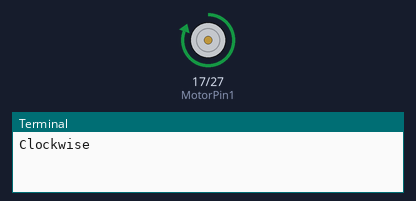
A program run on a simulated Raspberry Pi (BCM pin numbers). On the bench: motor-driver pin pairs drawn as motors (green arrow = first pin HIGH = forward, orange = second pin HIGH = backward, longer = more drive, scaled by the enable pin), the last lines printed to the terminal.

Above: at 2.5 s.
At 12.5 s:
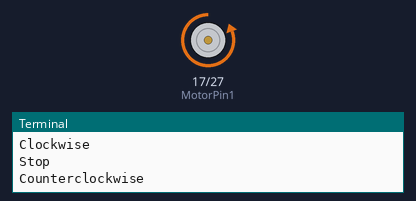
At 17.5 s:
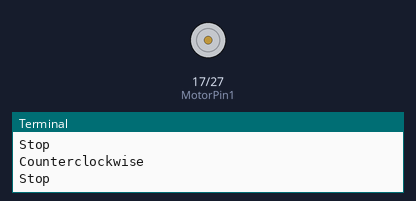
Timing chart, 0 to 26.0 s (numbered marks = the images above):
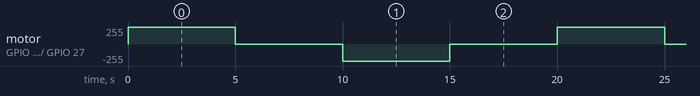

Measured:
- by itself, motor on GPIO 17 (MotorPin1) / GPIO 27 (MotorPin2): repeats every 20.0 s: stopped 5.0 s, backward 255/255 5.0 s, stopped 5.0 s, forward 255/255 5.0 s

The program:

1.3.1_Motor.py
```python
#!/usr/bin/env python3

import RPi.GPIO as GPIO
import time

# Set up pins
MotorPin1   = 17
MotorPin2   = 27
MotorEnable = 22

def setup():
	# Set the GPIO modes to BCM Numbering
	GPIO.setmode(GPIO.BCM)
	# Set pins to output
	GPIO.setup(MotorPin1, GPIO.OUT)
	GPIO.setup(MotorPin2, GPIO.OUT)
	GPIO.setup(MotorEnable, GPIO.OUT, initial=GPIO.LOW)

# Define a motor function to spin the motor
# direction should be
# 1(clockwise), 0(stop), -1(counterclockwise)
def motor(direction):
	# Clockwise
	if direction == 1:
		# Set direction
		GPIO.output(MotorPin1, GPIO.HIGH)
		GPIO.output(MotorPin2, GPIO.LOW)
		# Enable the motor
		GPIO.output(MotorEnable, GPIO.HIGH)
		print ("Clockwise")
	# Counterclockwise
	if direction == -1:
		# Set direction
		GPIO.output(MotorPin1, GPIO.LOW)
		GPIO.output(MotorPin2, GPIO.HIGH)
		# Enable the motor
		GPIO.output(MotorEnable, GPIO.HIGH)
		print ("Counterclockwise")
	# Stop
	if direction == 0:
		# Disable the motor
		GPIO.output(MotorEnable, GPIO.LOW)
		print ("Stop")

def main():

	# Define a dictionary to make the script more readable
	# CW as clockwise, CCW as counterclockwise, STOP as stop
	directions = {'CW': 1, 'CCW': -1, 'STOP': 0}
	while True:
		# Clockwise
		motor(directions['CW'])
		time.sleep(5)
		# Stop
		motor(directions['STOP'])
		time.sleep(5)
		# Anticlockwise
		motor(directions['CCW'])
		time.sleep(5)
		# Stop
		motor(directions['STOP'])
		time.sleep(5)

def destroy():
	# Stop the motor
	GPIO.output(MotorEnable, GPIO.LOW)
	# Release resource
	GPIO.cleanup()

# If run this script directly, do:
if __name__ == '__main__':
	setup()
	try:
		main()
	# When 'Ctrl+C' is pressed, the program
	# destroy() will be executed.
	except KeyboardInterrupt:
		destroy()
```
